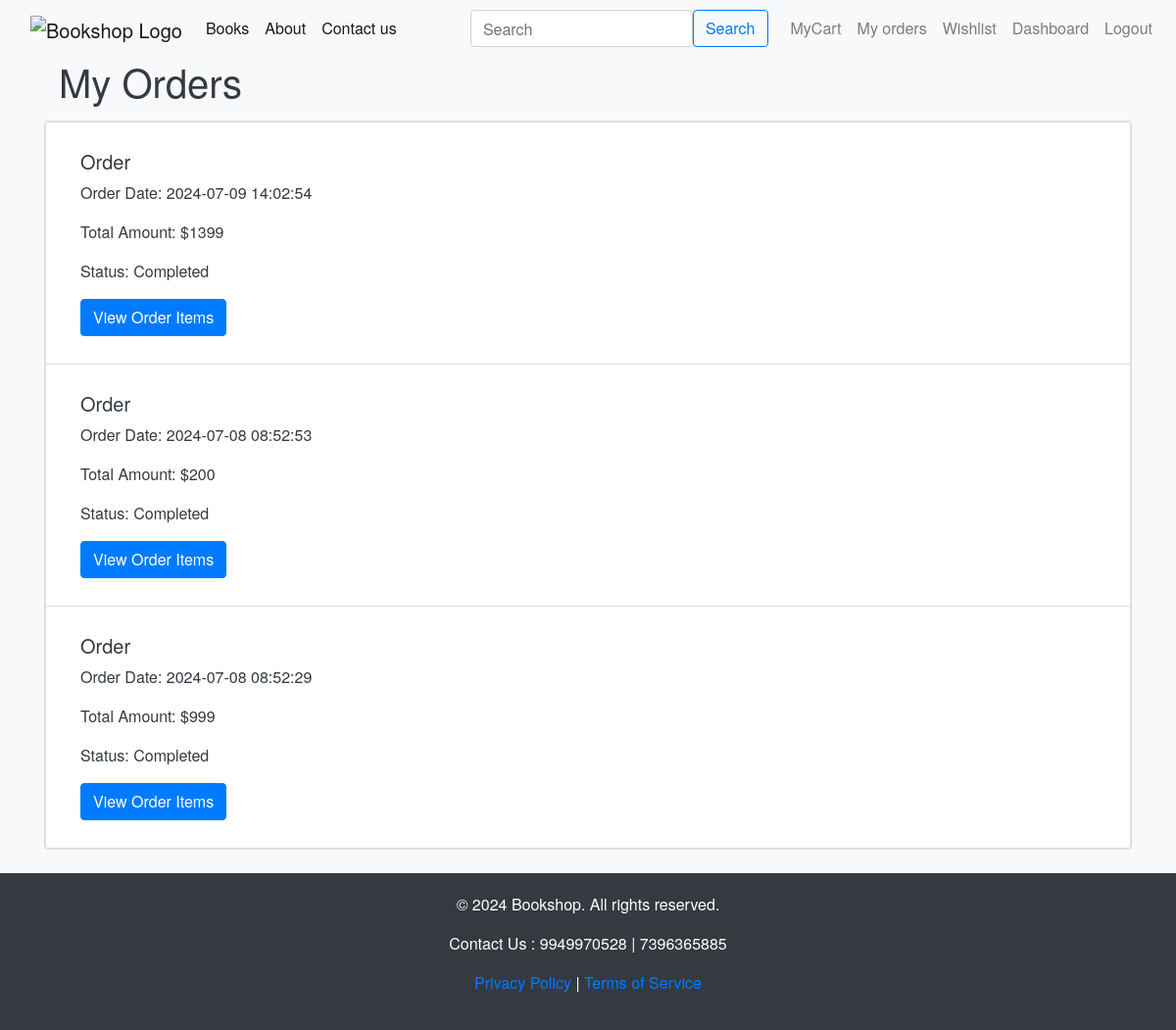
The app's page /orders (signed in) with its own data.
### app.py (models this page shows)
class Orders(db.Model):
    __tablename__='orders'
    OrderID= db.Column(db.Integer, primary_key=True)
    UserID= db.Column(db.Integer,db.ForeignKey('users.UserID'), nullable=False)
    OrderDate= db.Column(db.DateTime, nullable=False)
    TotalAmount= db.Column(db.Integer,nullable=False)
    ShippingAddressID= db.Column(db.Integer,db.ForeignKey('addresses.AddressID'),nullable=False)
    BillingAddressID= db.Column(db.Integer,db.ForeignKey('addresses.AddressID'),nullable=False)
    OrderStatus= db.Column(db.String(20),nullable=False)

### app.py (the view)
@app.route('/orders')
def orders():
    if 'user_id' not in session:
        flash('Please log in first!', 'danger')
        return redirect(url_for('login'))
    user_id = session['user_id']
    orders = Orders.query.filter_by(UserID=user_id).order_by(Orders.OrderDate.desc()).all()
    return render_template('orders.html', orders=orders)

### templates/orders.html
{% extends 'base.html' %}
{% block body %}
<div class="container">
    <h1>My Orders</h1>
</div>
{% if orders %}
<div class="card mb-4 my-3 rounded">
    <ul class="list-group ">
        {% for order in orders %}
        <li class="list-group-item">
            <div class="container my-3">
                <h5>Order </h5>
                <p>Order Date: {{ order.OrderDate.strftime('%Y-%m-%d %H:%M:%S') }}</p>
                <p>Total Amount: ${{ order.TotalAmount }}</p>
                <p>Status: {{ order.OrderStatus }}</p>
                <a href="{{ url_for('order_items', order_id=order.OrderID) }}" class="btn btn-primary">View Order
                    Items</a>
            </div>
        </li>
        {% endfor %}
    </ul>
</div>
{% else %}
<p>No orders found.</p>
{% endif %}
{% endblock body %}

### templates/base.html (style rules this page uses)
body { background-color: #f8f9fa; color: #343a40; font-family: 'Helvetica Neue', Helvetica, Arial, sans-serif; display: flex; flex-direction: column; min-height: 100vh; margin: 0; }
.btn-primary { background-color: #007bff; border-color: #007bff; }
.container { flex: 1; }

### records on screen
Orders: OrderDate "2024-07-09 14:02:54", TotalAmount "1399", OrderStatus "Completed"
Orders: OrderDate "2024-07-08 08:52:53", TotalAmount "200", OrderStatus "Completed"
Orders: OrderDate "2024-07-08 08:52:29", TotalAmount "999", OrderStatus "Completed"
